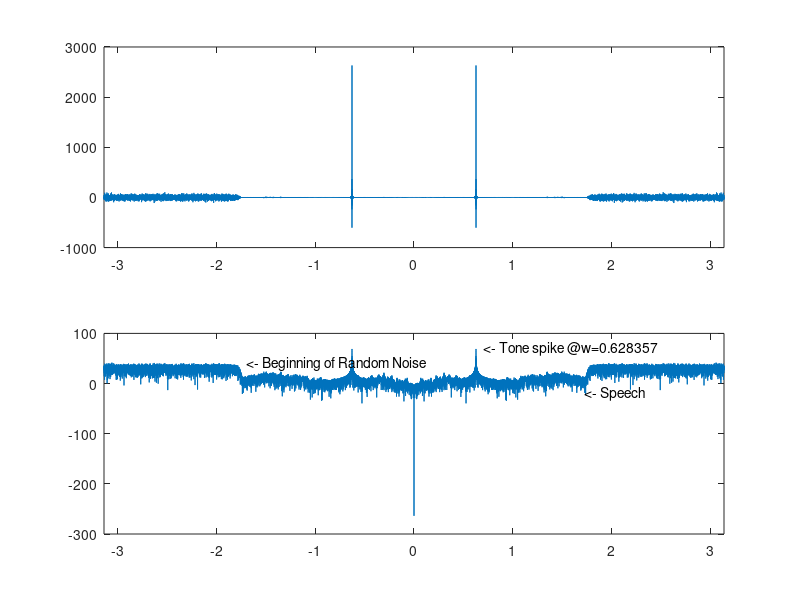
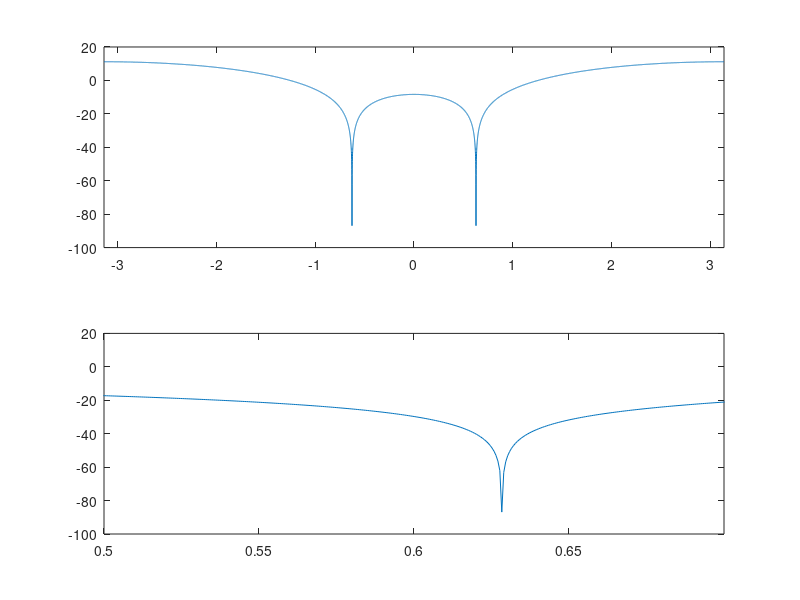
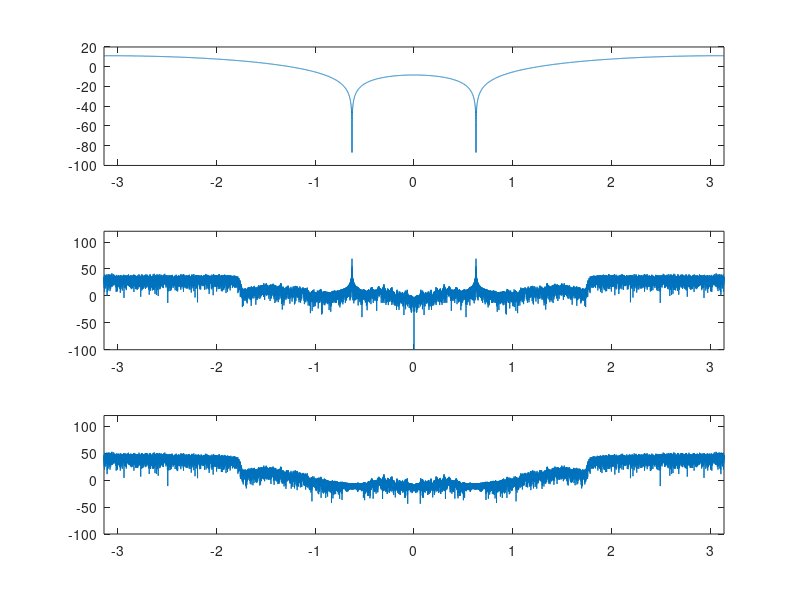
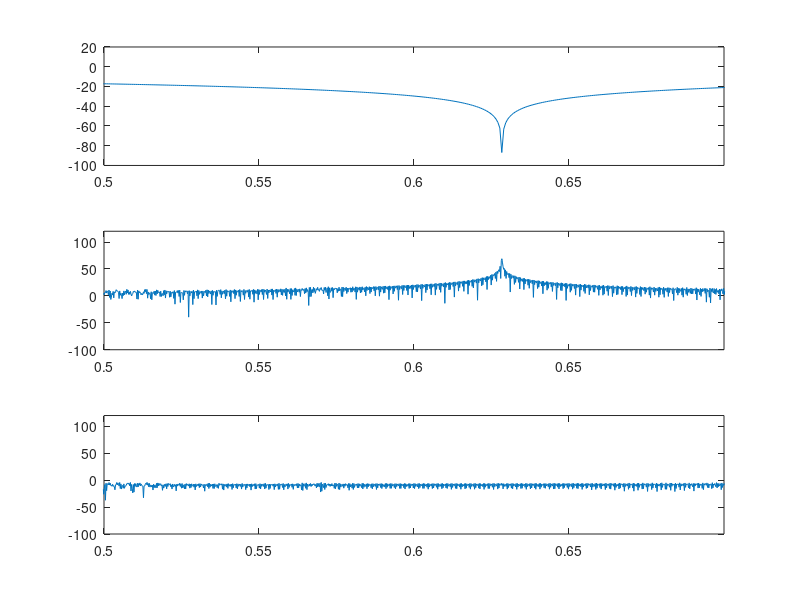

Source code (MATLAB) for these figures, in order:
%% [ARTEM DUDKO, NIKOLAS TAPANAINEN, BRANDON KEEFE] - [MATLAB Project 2] - [2021]
%% [PROBLEM #1]
clc;
%%student ID sum = 1
load group1.mat;

%Tutorial problems:
a1tut = [1 -0.8];
b1tut = [2 0 -1];
Ntut = 40;
[H1, omega1] = freqz(b1tut,a1tut,Ntut);


a2tut = [1 -0.8];
b2tut = [2 0 -1];
Ntut = 40;
[H2, omega2] = freqz(b2tut,a2tut,Ntut, 'whole');

%% 3.a

Nfft = 2^ceil(log2(length(y)));  %compute Y(e^jw)
Y = fftshift(fft(y,Nfft));
omega5 = (0:(Nfft-1)).*(2*pi/Nfft)-pi;
YDB = 20 .* log10(abs(Y));

figure(1)
subplot(2,1,1)
plot(omega5,Y);
xlim([-pi pi])

subplot(2,1,2)
plot(omega5,YDB);
xlim([-pi pi])
text(0.7,70,"<- Tone spike @w=0.628357")
text(-1.7,40,"<- Beginning of Random Noise")
text(1.73,-18,"<- Speech")

%% 3.b on paper
%% 3.c

%impulse response, and its dB form. 
hnotch = [1,-2.*cos(0.628357),1];  %w plugged in from part a
[H_3a, omega3] = freqz(hnotch,1,10000,'whole');  
H_3a_DB = 20 .* log10(abs(H_3a));

H_3a_DB_pos = H_3a_DB(1:5000); %the graph of H(e^jw) is from 0 to 2pi,
H_3a_DB_neg = H_3a_DB(5001:10000);  %this makes it -pi to pi
H_3a_DB_shifted = [H_3a_DB_neg; H_3a_DB_pos];
shift = ones(10000,1).*-pi;
omega3shift = omega3 + shift;

%resulting w is very close to part a, w = 0.628319
figure(2)
subplot(2,1,1)
plot(omega3shift,H_3a_DB_shifted);
xlim([-pi pi])

subplot(2,1,2)
plot(omega3shift,H_3a_DB_shifted);
xlim([0.5 0.7])

%%3.d


fft_hnotch = fft(hnotch,length(y));  %frequency transform of hnotch
fft_hnotch_DB = 20 .* log10(abs(fft_hnotch));




r = filter(hnotch,1,y)

R = fftshift(fft(r,Nfft));
R_DB = 20 .* log10(abs(R));








figure(3)   %filter response in dB
subplot(3,1,1)
plot(omega3shift,H_3a_DB_shifted);
xlim([-pi pi])

subplot(3,1,2)   %Original frequency response in dB
plot(omega5,YDB);
xlim([-pi pi])
ylim([-100 120])

subplot(3,1,3)   %filtered y frequency in dB, the tone is gone
plot(omega5,R_DB);
xlim([-pi pi])
ylim([-100 120])


figure(4)
subplot(3,1,1)
plot(omega3shift,H_3a_DB_shifted);
xlim([0.5 0.7])

subplot(3,1,2)
plot(omega5,YDB);
xlim([-pi pi])
xlim([0.5 0.7])
ylim([-100 120])

subplot(3,1,3)
plot(omega5,R_DB);
xlim([0.5 0.7])
ylim([-100 120])


%soundsc(y,10000)
%soundsc(y_filtered,10000)


